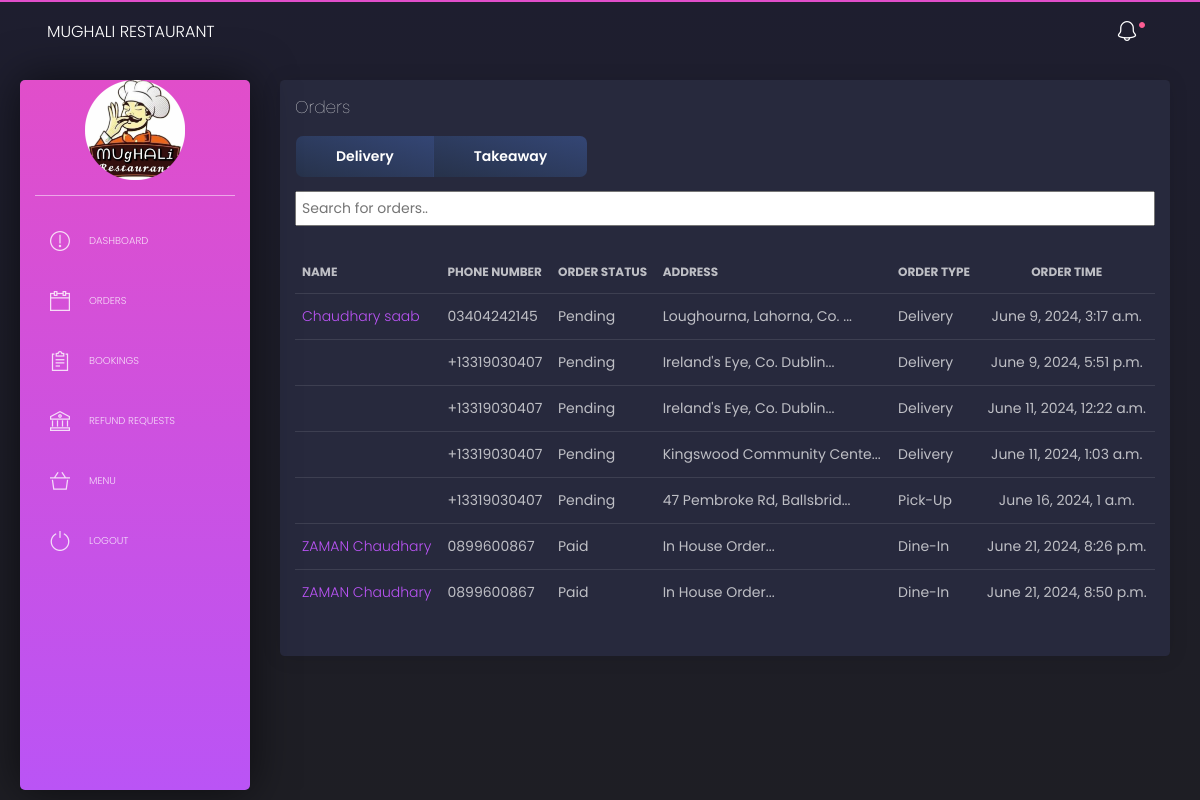
Screenshot of /admin-dashboard/orders/ (signed in) with the database file from the repository.
### restaurant/models.py (models this page shows, shortened)
class Order(models.Model):
    user = models.ForeignKey(User, on_delete=models.CASCADE, related_name='orders')
    order_type = models.SmallIntegerField(choices=OrderTypes.choices, default=OrderTypes.DELIVERY)
    order_status = models.SmallIntegerField(choices=OrderStatus.choices, default=OrderStatus.PENDING)
    address = models.CharField(max_length=111)
    city = models.CharField(max_length=111)
    state = models.CharField(null=True, blank=True, max_length=111)
    zip_code = models.CharField(max_length=111)
    phone = models.CharField(max_length=111, default="")
    timestamp = models.DateTimeField(default=timezone.now)
    total_amount = models.DecimalField(max_digits=10, decimal_places=2)
    stripe_session_id = models.CharField(max_length=512)
    payment_method = models.SmallIntegerField(
        choices=PaymentMethods.choices, default=PaymentMethods.COD)
    discount_amount = models.DecimalField(
        max_digits=10, decimal_places=2, default=0.0
    )
    payment_intent = models.CharField(max_length=512, null=True, blank=True)

### admin_dashboard/views.py (the view)
# urls.py: path('orders/', order, name='orders'),
@login_required(login_url="/admin-dashboard/login/")
@permission_classes([IsAdminUser])
def order(request):
    orders = Order.objects.filter(
        Q(payment_method=PaymentMethods.COD, order_status__in=[
            OrderStatus.PENDING, OrderStatus.IN_PROGRESS, OrderStatus.OUT_FOR_DELIVERY
        ]) |
        Q(order_status__in=[
            OrderStatus.PAID, OrderStatus.IN_PROGRESS, OrderStatus.OUT_FOR_DELIVERY
        ])
    )
    return render(request, "home/tables.html", {"orders": orders})

### templates/home/tables.html (shortened to what this page needs)
{% extends "layouts/base.html" %}
{% block content %}
    <div class="content">
        <div class="row">
            <div class="col-12">
                <div class="card">
                    <div class="card-header">
                        <h4 class="card-title"> Orders </h4>
                        <div class="btn-group" role="group" aria-label="Order Type Switch">
                            <button type="button" class="btn btn-secondary active" id="delivery-btn" onclick="filterOrders('delivery')">Delivery</button>
                            <button type="button" class="btn btn-secondary inactive" id="takeaway-btn" onclick="filterOrders('pick-up')">Takeaway</button>
                        </div>
                        <input type="text" id="search-input" class="search-input" onkeyup="searchOrders()" placeholder="Search for orders..">
                    </div>
                    <div class="card-body">
                        <div class="table-responsive">
                            <table class="table tablesorter" id="orders-table">
                                <thead class="text-primary">
                                <tr>
                                    <th>
                                        Name
                                    </th>
                                    <th>
                                        Phone Number
                                    </th>
                                    <th>
                                        Order Status
                                    </th>
                                    <th>
                                        Address
                                    </th>
                                    <th>
                                        Order Type
                                    </th>
                                    <th class="text-center">
                                        Order Time
                                    </th>
                                </tr>
                                </thead>
                                <tbody>
                                    {% for order in orders %}
                                        <tr class="order-row" data-order-type="{{ order.get_order_type_display|lower }}">
                                            <td>
                                                <a href="{% url 'order_detail' order.id %}">
                                                    {{ order.user.first_name }} {{ order.user.last_name }}
                                                </a>
                                            </td>
                                            <td>{{ order.phone }}</td>
                                            <td>{{ order.get_order_status_display }}</td>
                                            <td>{{ order.address|slice:":25" }}...</td>
                                            <td>{{ order.get_order_type_display }}</td>
                                            <td class="text-center">
                                                {{ order.timestamp }}
                                            </td>
                                        </tr>
                                    {% endfor %}
                                </tbody>
                            </table>
                        </div>
                    </div>
                </div>
            </div>
        </div>
    </div>
{% endblock content %}

### templates/home/tables.html (style rules this page uses)
.search-input { margin-top: 10px; margin-bottom: 10px; padding: 5px; width: 100%; box-sizing: border-box; }

### rows the page displays
Order: user.first_name "Chaudhary", user.last_name "saab", phone "03404242145", order_status "Pending", address "Loughourna, Lahorna, Co.", order_type "Delivery", timestamp "June 9, 2024, 3:17 a.m."
Order: phone "+13319030407", order_status "Pending", address "Ireland's Eye, Co. Dublin", order_type "Delivery", timestamp "June 9, 2024, 5:51 p.m."
Order: phone "+13319030407", order_status "Pending", address "Ireland's Eye, Co. Dublin", order_type "Delivery", timestamp "June 11, 2024, 12:22 a.m."
Order: phone "+13319030407", order_status "Pending", address "Kingswood Community Cente", order_type "Delivery", timestamp "June 11, 2024, 1:03 a.m."
Order: phone "+13319030407", order_status "Pending", address "47 Pembroke Rd, Ballsbrid", order_type "Pick-Up", timestamp "June 16, 2024, 1 a.m."
Order: user.first_name "ZAMAN", user.last_name "Chaudhary", phone "0899600867", order_status "Paid", address "In House Order", order_type "Dine-In", timestamp "June 21, 2024, 8:26 p.m."
Order: user.first_name "ZAMAN", user.last_name "Chaudhary", phone "0899600867", order_status "Paid", address "In House Order", order_type "Dine-In", timestamp "June 21, 2024, 8:50 p.m."
